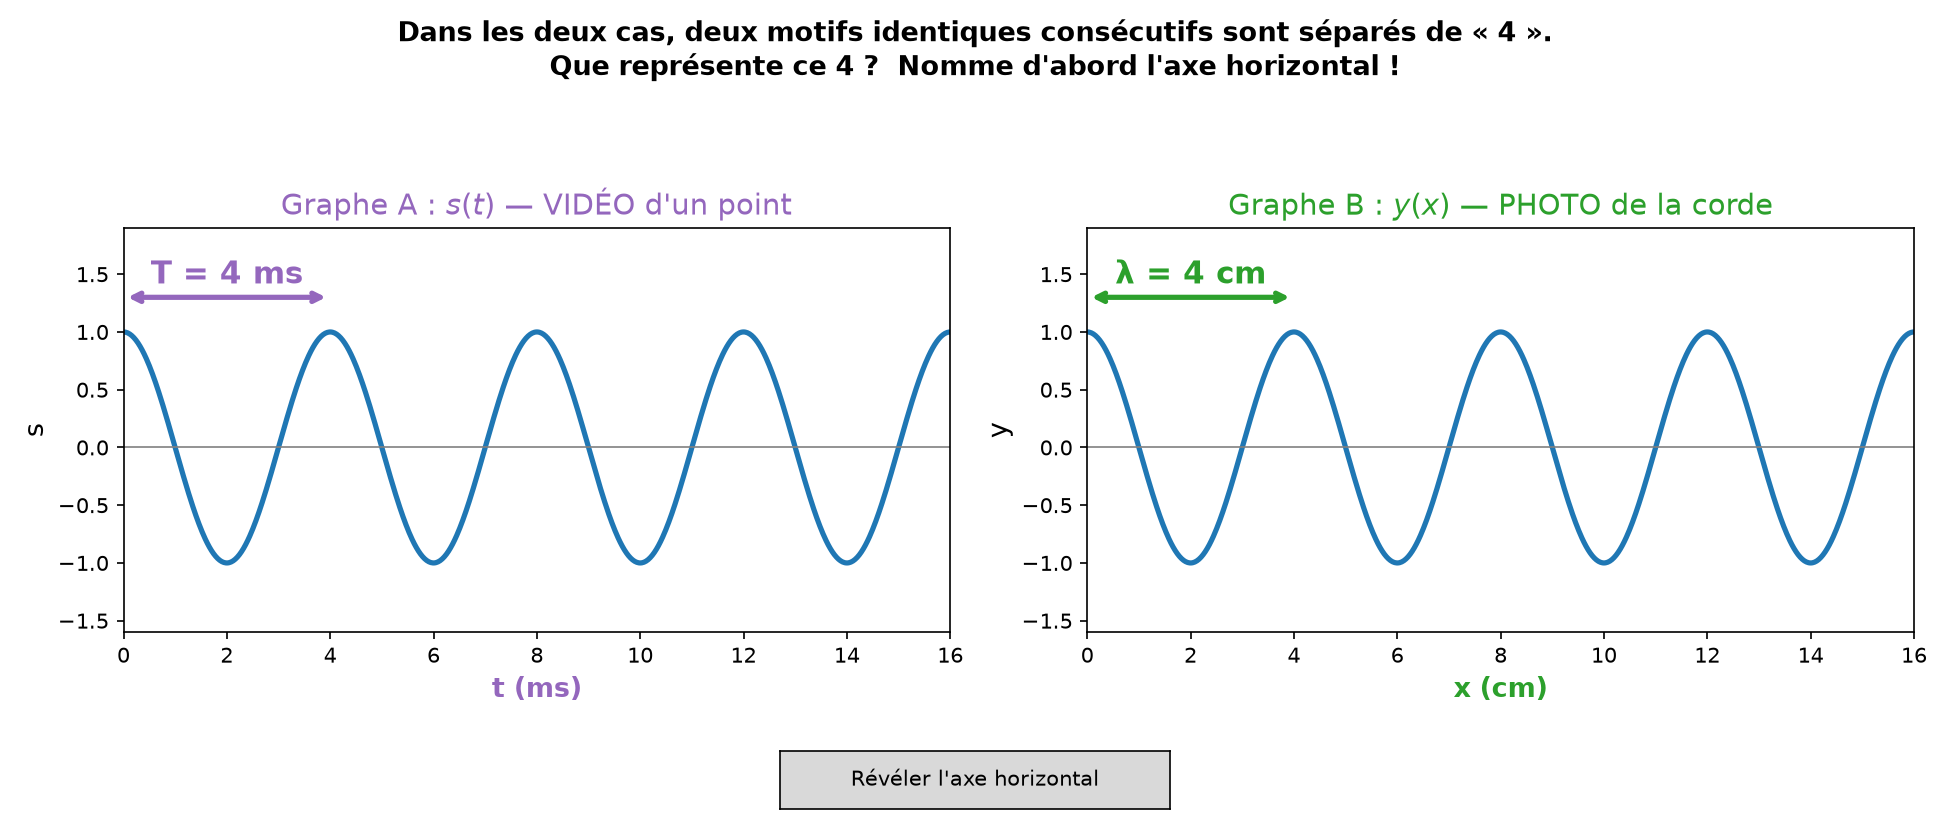

The Python source for this figure:
# -*- coding: utf-8 -*-
"""
Mini-quiz « même courbe, deux lectures » (blocage 1.1).

Reproduit l'erreur type : « deux crêtes séparées de 4, donc λ = 4 ms ».
Deux graphes strictement identiques, axe horizontal masqué.
L'élève doit nommer l'axe AVANT de mesurer ; le bouton « Révéler »
montre que le même « 4 » vaut T = 4 ms sur s(t) et λ = 4 cm sur y(x).

Sous matplotlib < 3.5 (pas d'interactif en têteless), lancer avec :
    python quiz_deux_lectures.py
En salle machine interactif : une fenêtre s'ouvre avec le bouton.
"""

import matplotlib.pyplot as plt
import numpy as np
from matplotlib.widgets import Button

U_MAX = 16
MOTIF = 4

u = np.linspace(0, U_MAX, 800)
s = np.cos(2 * np.pi * u / MOTIF)

fig, (a, b) = plt.subplots(1, 2, figsize=(13, 5.5))
for ax, ylab in ((a, "s"), (b, "y")):
    ax.plot(u, s, lw=2.5, color="tab:blue")
    ax.axhline(0, color="gray", lw=0.8)
    ax.set_xlim(0, U_MAX)
    ax.set_ylim(-1.6, 1.9)
    ax.set_ylabel(ylab, fontsize=13)
    ax.set_xlabel(
        "axe horizontal : ??? ", fontsize=13, color="crimson", fontweight="bold"
    )
a.set_title("Graphe A", fontsize=14)
b.set_title("Graphe B", fontsize=14)

fig.suptitle(
    "Dans les deux cas, deux motifs identiques consécutifs sont séparés de « 4 ».\n"
    "Que représente ce 4 ?  Nomme d'abord l'axe horizontal !",
    fontsize=13, fontweight="bold",
)


def reveal(event):
    # Graphe A : s(t), t en ms -> période temporelle
    a.set_title("Graphe A : $s(t)$ — VIDÉO d'un point",
                fontsize=14, color="tab:purple")
    a.set_xlabel("t (ms)", fontsize=13, color="tab:purple", fontweight="bold")
    a.annotate("", xy=(MOTIF, 1.3), xytext=(0, 1.3),
               arrowprops=dict(arrowstyle="<->", color="tab:purple", lw=2.5))
    a.text(MOTIF / 2, 1.42, "T = 4 ms", ha="center", color="tab:purple",
           fontsize=15, fontweight="bold")
    # Graphe B : y(x), x en cm -> période spatiale
    b.set_title("Graphe B : $y(x)$ — PHOTO de la corde",
                fontsize=14, color="tab:green")
    b.set_xlabel("x (cm)", fontsize=13, color="tab:green", fontweight="bold")
    b.annotate("", xy=(MOTIF, 1.3), xytext=(0, 1.3),
               arrowprops=dict(arrowstyle="<->", color="tab:green", lw=2.5))
    b.text(MOTIF / 2, 1.42, "λ = 4 cm", ha="center", color="tab:green",
           fontsize=15, fontweight="bold")
    fig.canvas.draw_idle()


plt.tight_layout(rect=[0, 0.12, 1, 0.9])
ax_btn = fig.add_axes([0.40, 0.02, 0.20, 0.07])
btn = Button(ax_btn, "Révéler l'axe horizontal")
btn.on_clicked(reveal)

if __name__ == "__main__":
    import os
    if os.environ.get("DISPLAY") or os.environ.get("ALLOW_GUI"):
        plt.show()
    else:
        # Mode headless : révélation automatique + export PNG pour projection
        reveal(None)
        fig.savefig("quiz_deux_lectures.png", dpi=150)
        print("Quiz écrit dans quiz_deux_lectures.png (axes révélés)")
